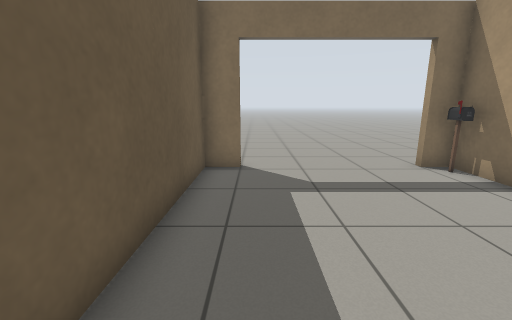
view 1 (above)

24 first-person views from a walk through a world built for the Gazebo simulator. The camera is 1 m above the floor, tilts 12° down and sees 90° across. The floor is counted in squares, 0.5 m on a side. Each view is taken from the middle of a square. On the plan, view 1 faces up. The plan holds only what a view shows up to about 16 squares ahead; the rest is blank. Simple patterns stand in for the simulator's built-in surfaces.

view 2
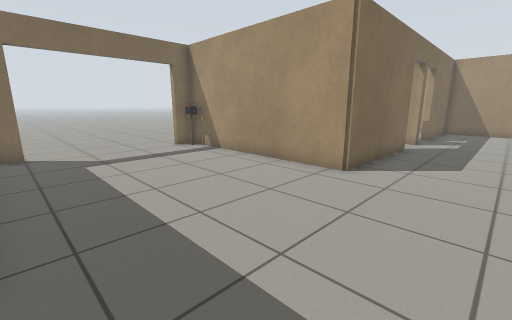

view 3
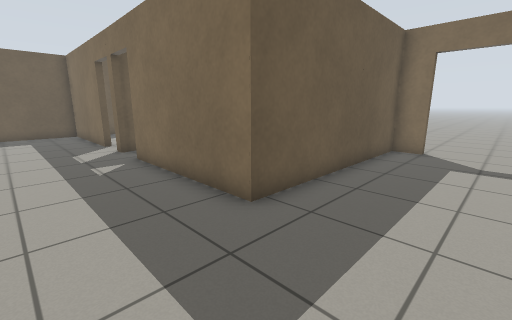

view 4
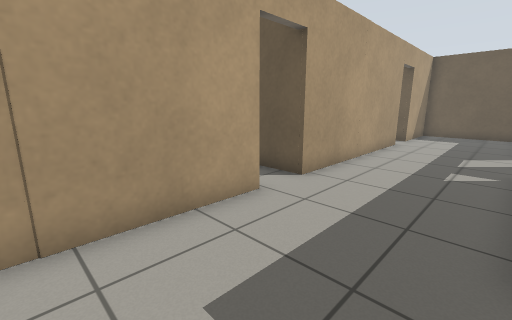

view 5
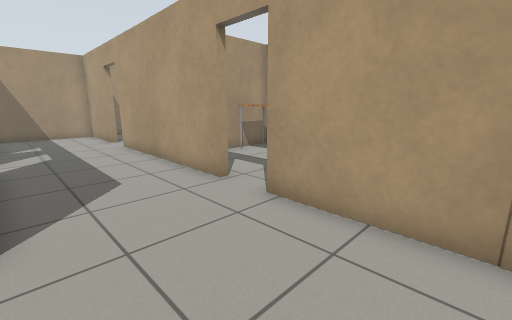

view 6
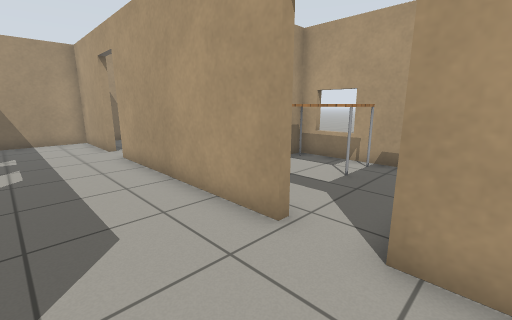

view 7
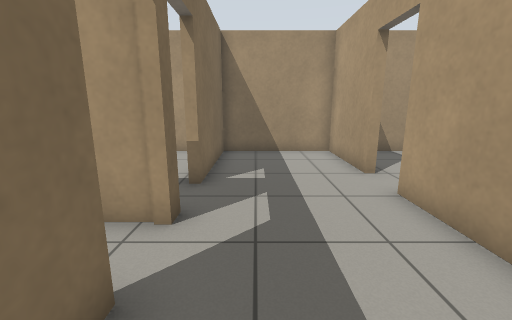

view 8
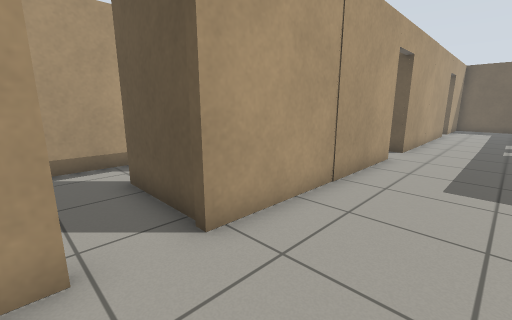

view 9
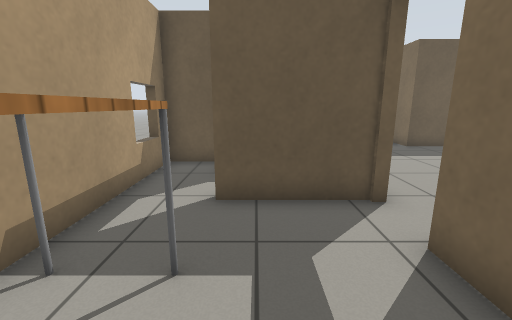

view 10
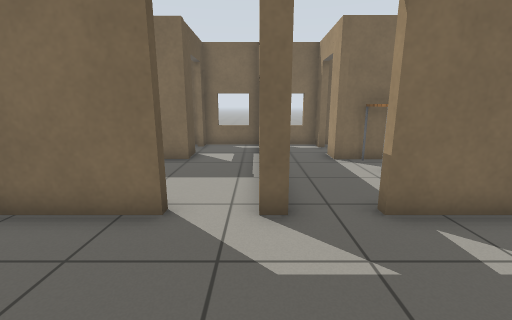

view 11
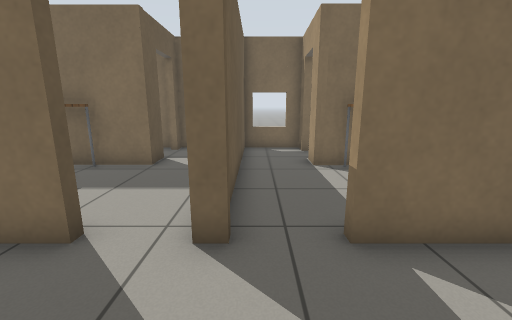

view 12
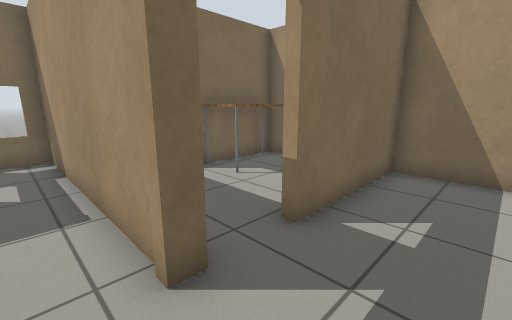

view 13
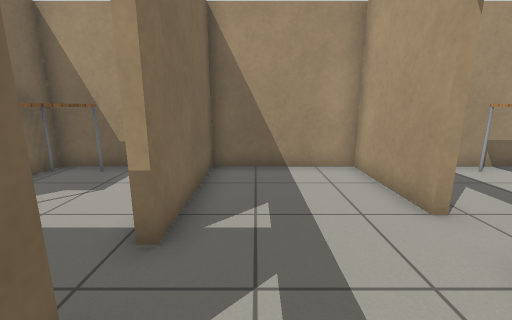

view 14
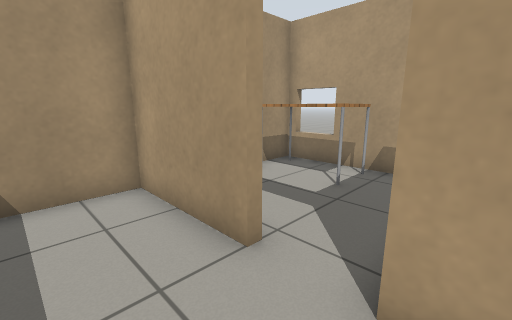

view 15
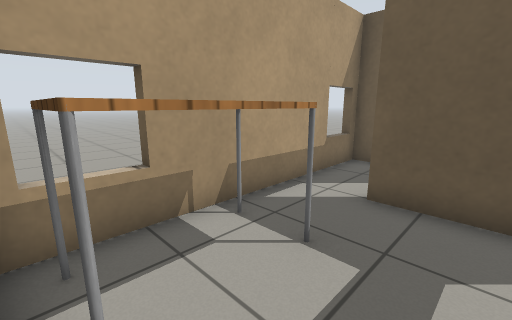

view 16
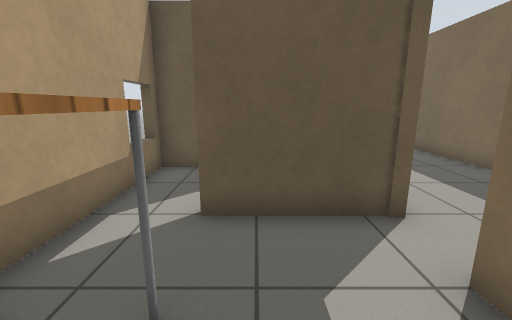

view 17
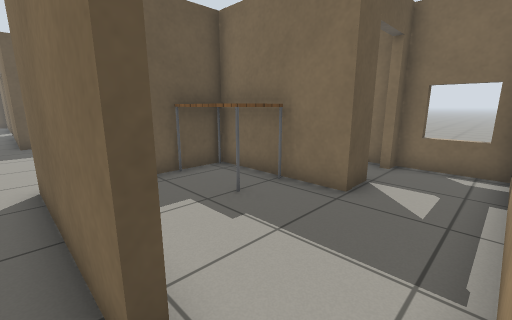

view 18
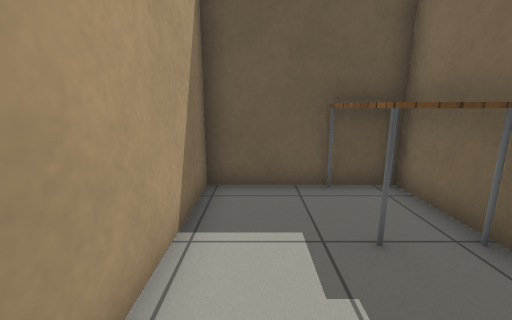

view 19
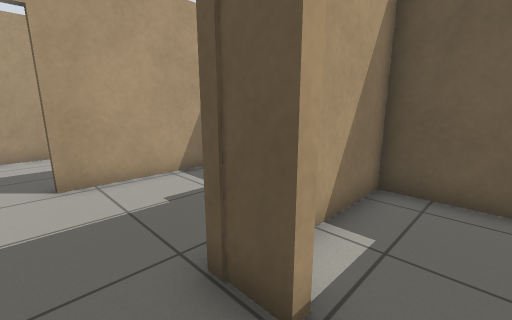

view 20
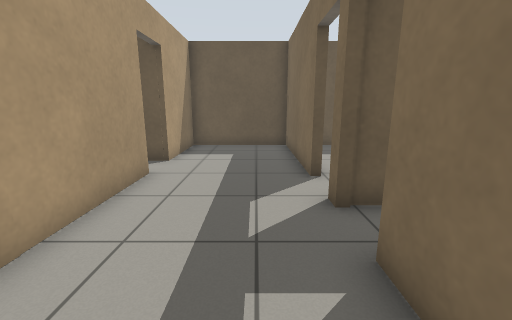

view 21
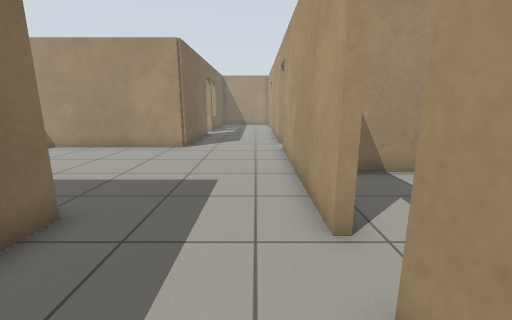

view 22
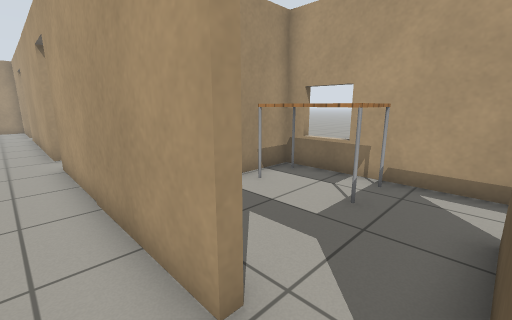

view 23
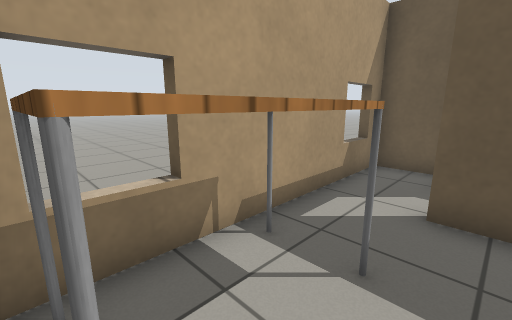

view 24
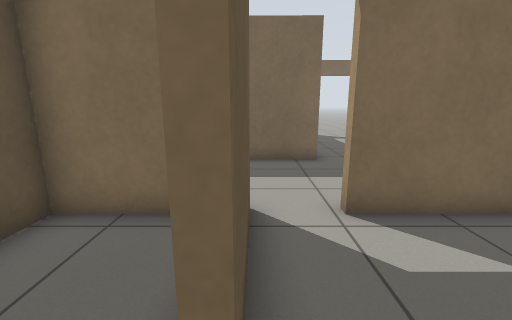

### Floor plan
Ten units are one square. View 1 is at (0, 0); x grows to the right and y downward. Boxes are objects, and circles mark ways between rooms. Rooms are numbered by the first view taken in them; rooms with no view inside come last. Other rooms are left out.
<svg viewBox="-186 -90 404 207">
<path fill="none" stroke="#000" d="M-23 52 58 52M77 52 156 52M74 -46 64 -46 64 -75M-5 -83 -17 -83 -17 5 -81 5M124 5 64 5 64 -25M-99 5 -104 5M145 5 142 5M-121 5 -181 5 -181 52 -143 52M-125 52 -41 52M174 52 213 52 213 5 164 5M90 55 77 55M58 52 58 89M19 95 19 111 114 111M180 55 174 55M156 52 156 91M117 111 213 111 213 66M114 -59 114 -46 74 -46M67 -25 67 3 124 3M142 5 142 -83 114 -83M-41 52 -41 88 -45 88M8 55 -23 55M-78 94 -78 112 16 111 16 70M213 -10 213 -46 170 -46 170 -56M171 -73 171 -83 145 -83 145 5M67 -72 67 -49 95 -49M110 -83 104 -83"/>
<rect x="75" y="85" width="40" height="20" fill="#bbb"><title>table</title></rect>
<rect x="175" y="85" width="30" height="20" fill="#bbb"><title>table</title></rect>
<rect x="65" y="-45" width="30" height="20" fill="#bbb"><title>table</title></rect>
<rect x="-25" y="85" width="40" height="20" fill="#bbb"><title>table</title></rect>
<rect x="175" y="-45" width="30" height="20" fill="#bbb"><title>table</title></rect>
<circle cx="67" cy="53" r="3" fill="#2a7"/>
<circle cx="165" cy="55" r="3" fill="#2a7"/>
<circle cx="-35" cy="50" r="3" fill="#2a7"/>
<circle cx="146" cy="4" r="3" fill="#2a7"/>
<circle cx="120" cy="100" r="3" fill="#2a7"/>
<circle cx="110" cy="-65" r="3" fill="#2a7"/>
<text x="20" y="10">1</text>
<text x="80" y="90">2</text>
<text x="180" y="90">3</text>
<text x="110" y="-30">4</text>
<text x="-20" y="80">5</text>
<text x="180" y="-30">6</text>
<text x="90" y="-70">7</text>
</svg>
Room 1 opens to room 2. Room 1 opens to room 3. Room 1 opens to room 5. Room 1 opens to room 6. Room 2 opens to room 3. Room 4 opens to room 7.

Where each view was taken, in squares from view 1:
view 1: 0 up, 0 right, facing up
view 2: 4 down, 1 left, facing up-right
view 3: 4 down, 2 right, facing up-left
view 4: 1 down, 2 right, facing down-left
view 5: 1 down, 2 right, facing down-right
view 6: 2 down, 5 right, facing down-right
view 7: 2 down, 10 right, facing right
view 8: 2 down, 8 right, facing down-left
view 9: 8 down, 11 right, facing left
view 10: 5 down, 14 right, facing up
view 11: 4 down, 15 right, facing up
view 12: 3 down, 13 right, facing up-right
view 13: 2 down, 13 right, facing right
view 14: 3 down, 15 right, facing down-right
view 15: 7 down, 21 right, facing down-left
view 16: 8 down, 20 right, facing left
view 17: 1 down, 14 right, facing up-left
view 18: 1 up, 13 right, facing left
view 19: 7 up, 13 right, facing down-left
view 20: 2 down, 5 left, facing left
view 21: 4 down, 6 left, facing right
view 22: 4 down, 4 left, facing down-right
view 23: 8 down, 1 right, facing down-left
view 24: 10 down, 4 left, facing up
